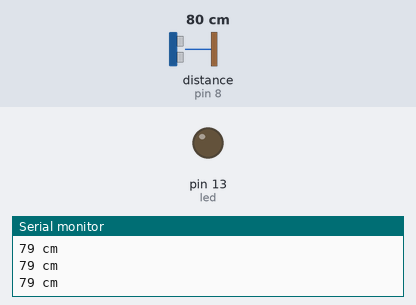
Bench run of a sketch on a simulated Arduino Uno, built with avr-gcc and run on an emulated ATmega328P. Parts: output pins drawn as LEDs (lit = HIGH), the last lines printed to the serial monitor. Wiring (inferred from the names in the program): ultrasonic range finder: trigger pin 9; echo pin 8. The test bench sets the inputs (shaded band); at power-on: distance to the obstacle (sensor on pin 8) 80 cm. The echo pulse lasts 58.3 µs per cm; pins used as bus, display or sensor lines are not drawn.

Above: at 1.2 s.
1.3 s: distance to the obstacle (sensor on pin 8) set to 13 cm
2.8 s: distance to the obstacle (sensor on pin 8) set to 10 cm
At 3.1 s:
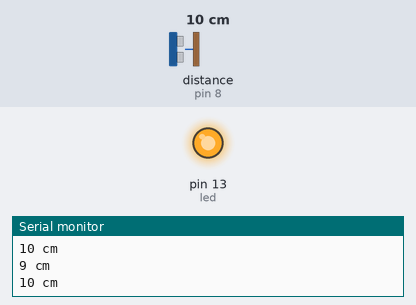
4.3 s: distance to the obstacle (sensor on pin 8) set to 18 cm
At 5.0 s:
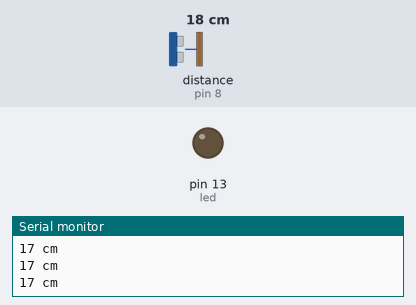
5.8 s: distance to the obstacle (sensor on pin 8) set to 2 cm
At 6.2 s:
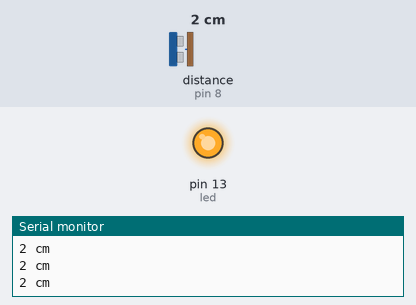
Timing chart, 0 to 8.3 s (numbered marks = the images above; inputs shaded):
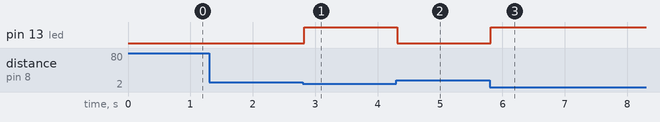

The sketch:

UltrasLED.ino
```cpp
#define led 13 //Membuat variabel LED ke-pin 9
#define echoPin 8 //Membuat variabel Echo ke-pin 12
#define trigPin 9 //Membuat variabel Trig ke-pin 11
long duration, distance; //Membuat variabel untuk durasi dan jarak

void setup() {
  Serial.begin (9600); //Berfungsi untuk komunikasi serial dengan komputer
  pinMode(trigPin, OUTPUT); //Set varibel trigPin sebagai output
  pinMode(echoPin, INPUT); //Set variabel echoPin sebagai input
  pinMode(led, OUTPUT); //Set variabel led sebagai output
}void loop() {
  // Program agar Trig mengirim sinyal ultrasonik
  digitalWrite(trigPin, LOW);
  delayMicroseconds(2);
  digitalWrite(trigPin, HIGH);
  delayMicroseconds(10); // Diubah ke 10us agar sesuai spesifikasi HC-SR04
  digitalWrite(trigPin, LOW);

  duration = pulseIn(echoPin, HIGH); // Echo menerima sinyal ultrasonik
  distance = (duration / 2) / 29.1; // Rumus mengubah durasi menjadi jarak (cm)

  // Program jika jarak kurang dari atau sama dengan 10 cm maka LED menyala
  if (distance <= 10) {
    digitalWrite(led, HIGH);
  } else {
    digitalWrite(led, LOW);
  }

  // Menampilkan jarak di serial monitor dengan jeda 0.05 detik (50 ms)
  Serial.print(distance);
  Serial.println(" cm");
  delay(50); // Sesuaikan dengan komentar (0,05 detik = 50 ms)
}
```

Measured:
- the behaviour switches between 12 and 11 cm on distance to the obstacle (sensor on pin 8) (found by bisection; images 0 and 1)
- after the input at 2.8 s, pin 13 (led): LOW → HIGH at once
- after the input at 4.3 s, pin 13 (led): HIGH → LOW at once
- after the input at 5.8 s, pin 13 (led): LOW → HIGH at once
